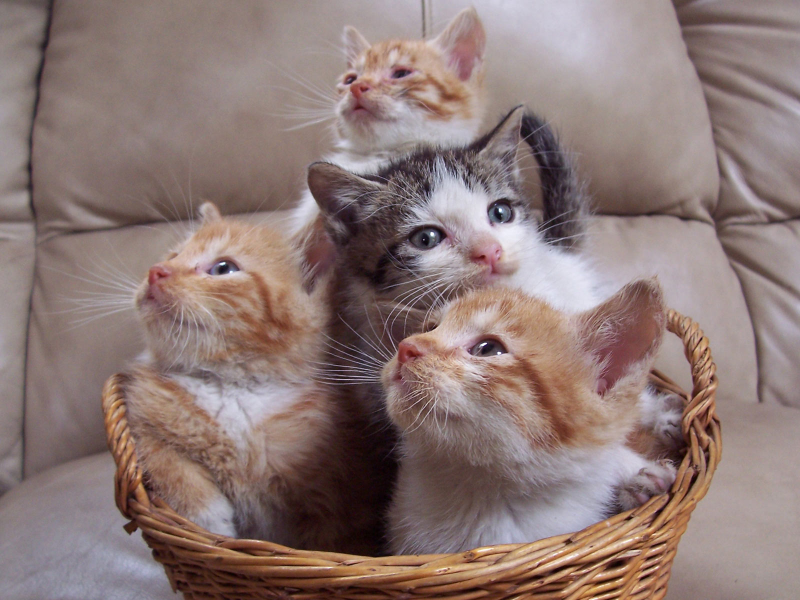
#> input picture images/cats.jpg, 1600 x 1200 px (shown at 1/2 size)
$ python contours.py
#> lines starting #> are read from the running program, lines starting #| are printed output that depends on the picture; after the words box and inside, x2 and y2 are one past the last pixel; in counts of white or black regions, pixels touching at a corner belong together
import cv2 as cv
import numpy as np
import os

os.chdir('/home/whoami/Documents/opencv/images')
# creating a empty image

img = cv.imread('cats.jpg')
#> img is the input picture: shape (1200, 1600, 3); mean B, G, R 117.3, 120.6, 140.6
img = cv.resize(img,(400,400),interpolation=cv.INTER_LINEAR)
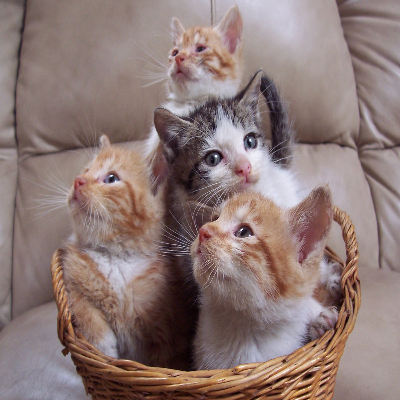
#> img: shape (400, 400, 3); mean B, G, R 117.5, 120.9, 140.8

blank = np.zeros(img.shape,dtype='uint8')
# cv.imshow('blank',blank)
cv.imshow('cats',img)
# grayscale it
img = cv.cvtColor(img,cv.COLOR_BGR2GRAY)
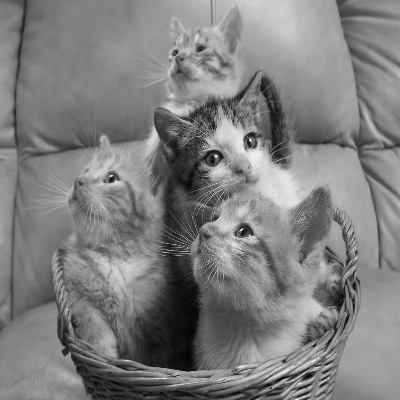
#> img: shape (400, 400); min 3, max 254, mean 126.5
# bluring the image

# blur = cv.GaussianBlur(img,(5,5),cv.BORDER_DEFAULT)
# cv.imshow('blur',blur)
canny = cv.Canny(img,125,175)
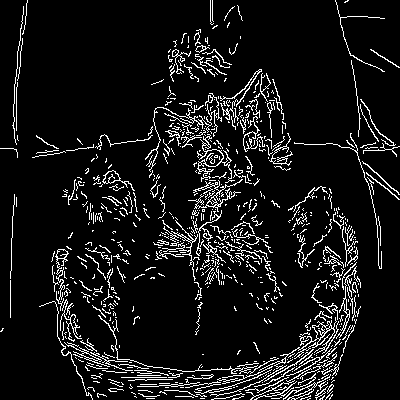
#> canny: shape (400, 400); 8.7% white in thin lines or dots
cv.imshow('canny',canny)

# we can also use thresholding

# ret,thres = cv.threshold(img,125,255,cv.THRESH_TOZERO)

# cv.imshow('thresh',thres)
# cv.imshow('cats',img)

counters,heirachies = cv.findContours(canny,cv.RETR_LIST,cv.CHAIN_APPROX_SIMPLE)
#> counters = 824 contours, 772 with area under 20; largest, box (x1, y1, x2, y2) and area: (210, 317, 339, 397) 306, (188, 179, 243, 212) 196, (102, 170, 135, 191) 155, (103, 170, 120, 184) 126, (197, 134, 235, 183) 114

cv.drawContours(blank,counters,-1,(255,255,255),1)
#> blank: shape (400, 400, 3); 8.7% white in thin lines or dots
cv.imshow('blue_countors',blank)
# print(counters)
print(f'{len(counters)} found')
#| 824 found
# cv.imshow('counters',counters)
if cv.waitKey(0)==ord('q'):
#> (key q is pressed here)
    cv.destroyAllWindows()

$ run again, with images/blue_cat.jpg copied over images/cats.jpg
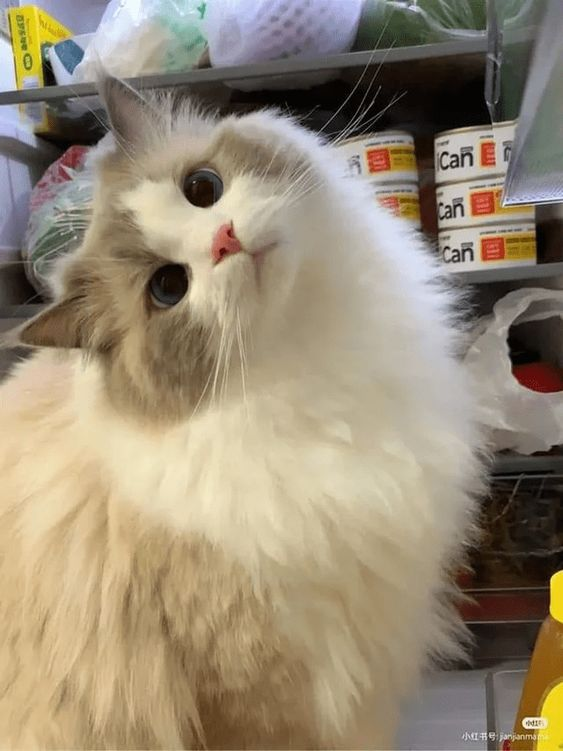
#> input picture images/blue_cat.jpg, 563 x 751 px
#> img is the input picture: shape (751, 563, 3); mean B, G, R 117.4, 138.9, 151.8
#> `img = cv.cvtColor(img,cv.COLOR_BGR2GRAY)`:
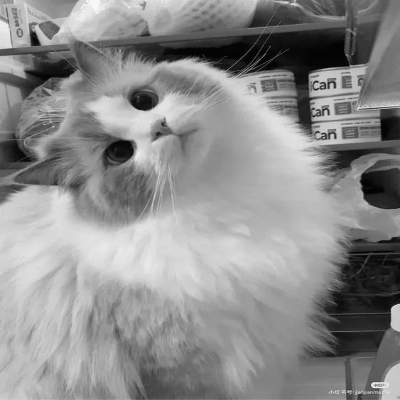
#> img: shape (400, 400); min 0, max 249, mean 140.2
#> `canny = cv.Canny(img,125,175)`:
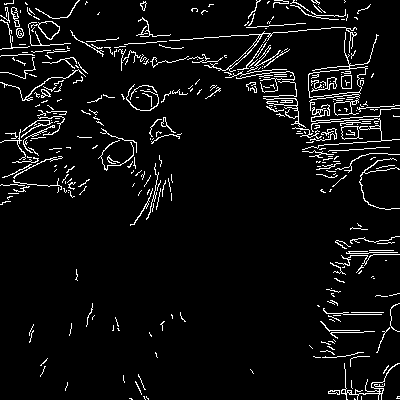
#> canny: shape (400, 400); 5.6% white in thin lines or dots
#> counters = 404 contours, 364 with area under 20; largest, box (x1, y1, x2, y2) and area: (308, 32, 379, 98) 1267, (308, 67, 366, 98) 1250, (31, 21, 60, 40) 251, (38, 21, 60, 40) 224, (302, 118, 400, 150) 223
#> blank: shape (400, 400, 3); 5.6% white in thin lines or dots
#| 404 found
